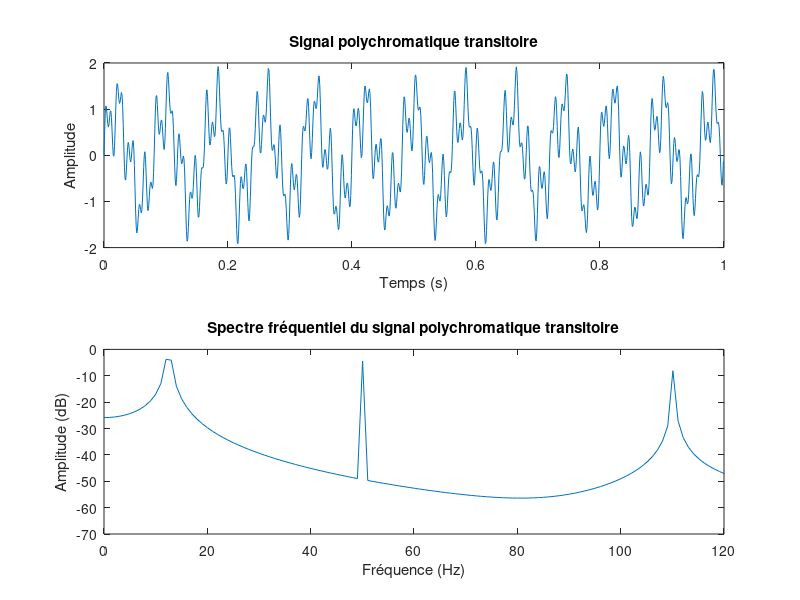
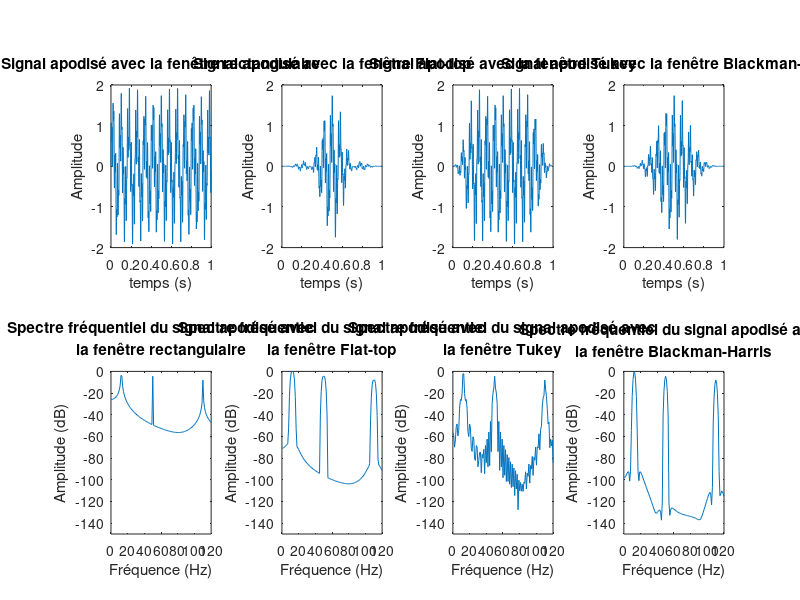

MATLAB code to generate these figures, in order:
clc;
clear;
close all;
%pkg load signal; % Pour GNU Octave

% Paramètres
Fe = 1000;  % Hz
A1 = 1;     % Amplitude f1
f1 = 12.5;    % Hz
A2 = 0.6;     % Amplitude f2
f2 = 50;    % Hz
A3 = 0.4;     % Amplitude f3
f3 = 110.1;   % Hz
duree_signal = 1;   % sec

t = 0:1/Fe:(duree_signal - 1/Fe);
N = length(t);

%% Signal polychromatique
signal = A1 .* sin(2 .* pi .* f1 .* t) + A2 .* sin(2 .* pi .* f2 .* t) + A3 .* sin(2 .* pi .* f3 .* t);

figure(1)
subplot(2,1,1);
plot(t, signal);
title('Signal polychromatique transitoire');
xlabel('Temps (s)');
ylabel('Amplitude');

fft_signal = fft(signal);
f = Fe .* linspace(0, 1, N);

subplot(2,1,2);
plot(f, 20*log10(abs(fft_signal) .*2 ./ N));
title('Spectre fréquentiel du signal polychromatique transitoire');
xlabel('Fréquence (Hz)');
ylabel('Amplitude (dB)');
xlim([0 120]);

%% Application des fenêtres d'apodisation
windows = [rectwin(N), flattopwin(N), tukeywin(N), blackmanharris(N)];
windows_name = {'rectangulaire', 'Flat-top', 'Tukey', 'Blackman-Harris'};

figure(2);
for i = 1:4
    signal_apodise = signal .* windows(:, i)';
    subplot(2, 4, i);
    plot(t, signal_apodise);
    title(['Signal apodisé avec la fenêtre ' windows_name{i}]);
    xlabel('temps (s)');
    ylabel('Amplitude');
       
    subplot(2, 4, i + 4);
    plot(f, 20*log10(abs(fft(signal_apodise)) .* 2 ./ sum(windows(:, i))));
    title(['Spectre fréquentiel du signal apodisé avec' newline 'la fenêtre ' windows_name{i}]);
    xlabel('Fréquence (Hz)');
    ylabel('Amplitude (dB)');
    xlim([0 120]);
    ylim([-150 0]);
end
